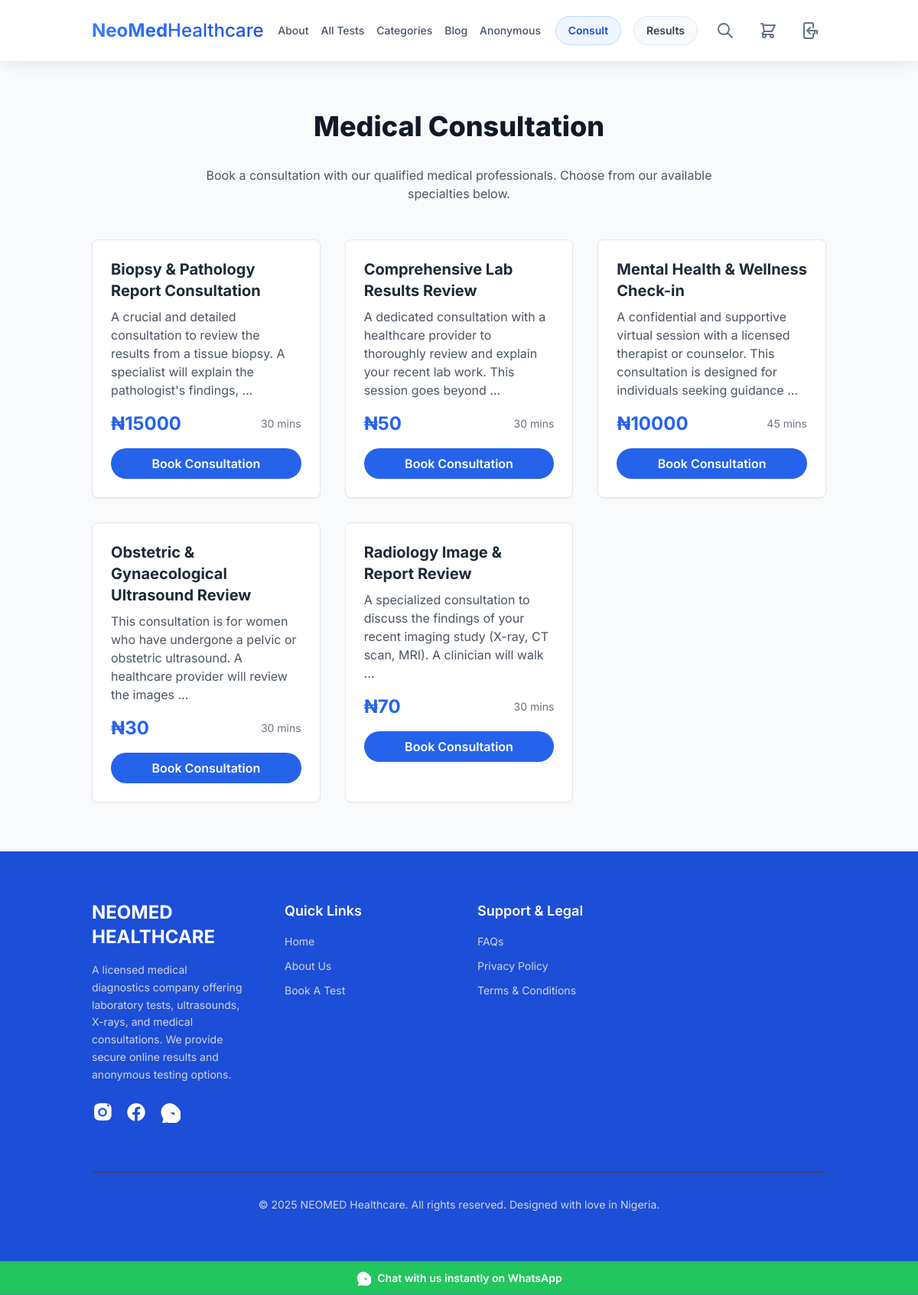
The app's page /consultation/ with its own data.
### consultation/models.py (models this page shows, shortened)
class ConsultationSpecialty(models.Model):
    name = models.CharField(max_length=100, unique=True)
    description = models.TextField()
    price = models.DecimalField(max_digits=10, decimal_places=2)
    duration_minutes = models.PositiveIntegerField(default=30)
    is_available = models.BooleanField(default=True)
    class Meta:
        verbose_name_plural = "Consultation Specialties"

### consultation/views.py (the view)
# urls.py: path('', views.consultation_home, name='consultation_home'),
def consultation_home(request):
    specialties = ConsultationSpecialty.objects.filter(is_available=True).order_by('name')
    context = {
        'specialties': specialties,
    }
    return render(request, 'consultation/consultation_home.html', context)

### bookings/cart.py (called while the page is built)
    def __len__(self):
        return len(self.cart)

### bookings/context_processors.py (called while the page is built)
def cart(request):
    return {'cart': Cart(request)}

### consultation/templates/consultation/consultation_home.html (shortened to what this page needs)
{% extends "base.html" %}
{% block content %}
<div class="bg-gray-50 py-12 lg:py-16">
    <div class="container mx-auto px-6 lg:px-8">
        <h1 class="text-3xl lg:text-4xl font-extrabold text-gray-900 mb-8 text-center">Medical Consultation</h1>
        <p class="text-center text-gray-600 mb-12 max-w-2xl mx-auto">Book a consultation with our qualified medical professionals. Choose from our available specialties below.</p>
        <div class="grid grid-cols-1 md:grid-cols-2 lg:grid-cols-3 gap-8">
            {% for specialty in specialties %}
            <div class="bg-white border border-gray-200 rounded-lg shadow-sm hover:shadow-md transition-shadow duration-300">
                <div class="p-6">
                    <h3 class="text-xl font-bold text-gray-800 mb-2">{{ specialty.name }}</h3>
                    <p class="text-gray-600 mb-4">{{ specialty.description|truncatewords:20 }}</p>
                    <div class="flex justify-between items-center mb-4">
                        <span class="text-2xl font-bold text-primary-main">₦{{ specialty.price|floatformat:0 }}</span>
                        <span class="text-sm text-gray-500">{{ specialty.duration_minutes }} mins</span>
                    </div>
                    <a href="{% url 'consultation:booking' specialty.id %}"
                       class="w-full inline-block text-center bg-primary-main hover:bg-purple-900 text-white font-semibold py-2 px-4 rounded-full transition duration-300">
                        Book Consultation
                    </a>
                </div>
            </div>
            {% empty %}
            <div class="col-span-full text-center py-12">
                <p class="text-gray-500 text-lg">No consultation services available at the moment.</p>
            </div>
            {% endfor %}
        </div>
    </div>
</div>
{% endblock %}

### records on screen
ConsultationSpecialty: name "Biopsy & Pathology Report Consultation", description "A crucial and detailed consultation to review the results from a tissue biopsy. A specialist will explain the pathologist's findings, …", price "15000", duration_minutes "30"
ConsultationSpecialty: name "Comprehensive Lab Results Review", description "A dedicated consultation with a healthcare provider to thoroughly review and explain your recent lab work. This session goes beyond …", price "50", duration_minutes "30"
ConsultationSpecialty: name "Mental Health & Wellness Check-in", description "A confidential and supportive virtual session with a licensed therapist or counselor. This consultation is designed for individuals seeking guidance …", price "10000", duration_minutes "45"
ConsultationSpecialty: name "Obstetric & Gynaecological Ultrasound Review", description "This consultation is for women who have undergone a pelvic or obstetric ultrasound. A healthcare provider will review the images …", price "30", duration_minutes "30"
ConsultationSpecialty: name "Radiology Image & Report Review", description "A specialized consultation to discuss the findings of your recent imaging study (X-ray, CT scan, MRI). A clinician will walk …", price "70", duration_minutes "30"
